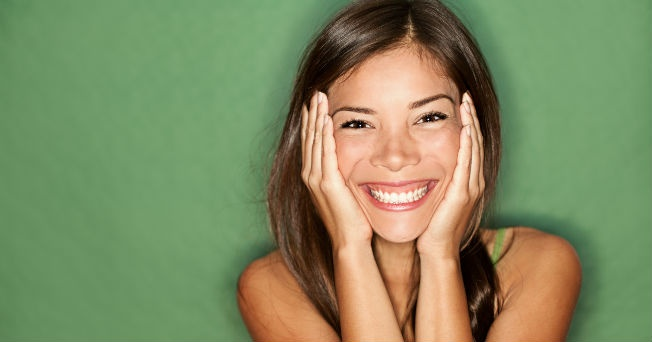
#> input picture proyecto/script/recortePruebas/10 acciones para ser feliz.jpg, 652 x 342 px, found by its file name; its folder holds only this picture in this run
$ python recortaCara.py
#> lines starting #> are read from the running program, lines starting #| are printed output that depends on the picture; after the words box and inside, x2 and y2 are one past the last pixel; in counts of white or black regions, pixels touching at a corner belong together
import cv2
import os

imagesPath = "/home/d/Documentos/proyectoIA/script/recortePruebas"
imagesPathList = os.listdir(imagesPath)
# [5 lines of commented-out code are left out]

faceClassif=cv2.CascadeClassifier(cv2.data.haarcascades+'haarcascade_frontalface_default.xml')
cuont = 0
for imageName in imagesPathList:
    #print('imageName='+imageName)
    image=cv2.imread(imagesPath+'/'+imageName)
#> image is the input picture: shape (342, 652, 3); mean B, G, R 97.5, 138.9, 128.6
    imageAux= image.copy()
    #cambia el color de la imagen
    gray = cv2.cvtColor(image,cv2.COLOR_BGR2GRAY)
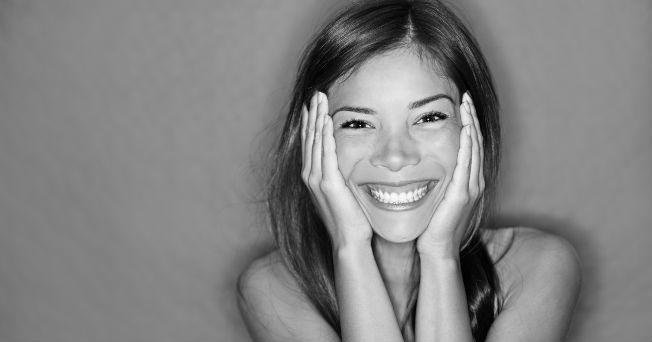
#> gray: shape (342, 652); min 0, max 252, mean 131.1
    #para estos datos solo funciona con 1.1
    #usa haar para detectar la cara..
    faces = faceClassif.detectMultiScale(gray, 1.1,5)
#> faces = [[298, 50, 189, 189]]

    for (x,y,w,h) in faces:
        cv2.rectangle(image,(x,y),(x+w,y+h),(128,0,255),2)
#> this loop made 1 pass
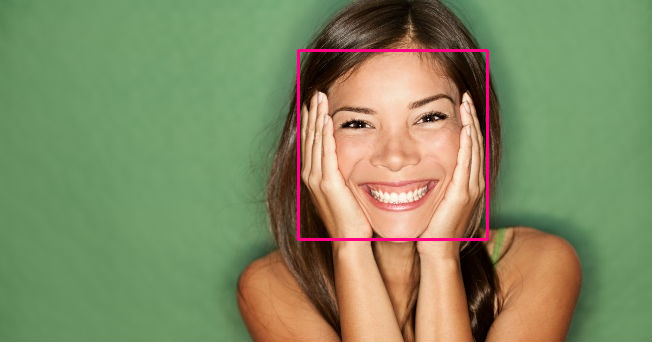
#> image: shape (342, 652, 3); 1.02% of pixels changed, all inside (x1, y1, x2, y2) = (297, 49, 489, 241)
    cv2.rectangle(image,(10,5),(450,25),(255,255,355),-1)
    cv2.putText(image,'Presione s, para almacenar la foto',(10,20),2,0.5,(128,0,255),1,cv2.LINE_AA)
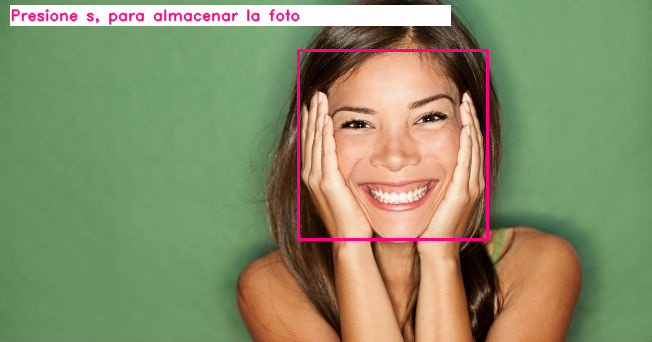
#> image: shape (342, 652, 3); mean B, G, R 104.7, 142.3, 136.8
    cv2.imshow('image',image)
    k = cv2.waitKey(0)
#> (key Esc is pressed here)
    if k == ord('s'):
        for (x,y,w,h) in faces:
            rostro = imageAux[y:y+h,x:x+w]
            rostro = cv2.resize(rostro,(150,150),interpolation=cv2.INTER_CUBIC)
            cv2.imwrite('encontrados/rostro_{}.jpg'.format(cuont),rostro)
            print('guardar corecto: ',cuont)
            cuont = cuont +1
    elif k==27:
        break

cv2.destroyAllWindows()
